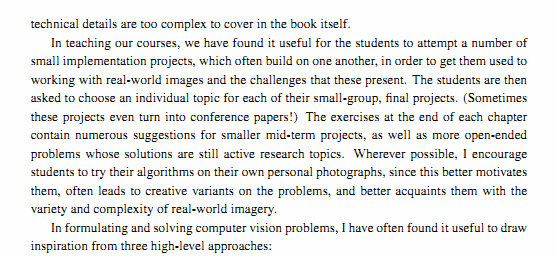
//> input picture src/ProjectsCpp/CoreFunctions/DiscreteFourierTransform/Resources/imageTextN.png, 556 x 257 px
$ ./discrete_fourier_transform   (built with g++ and OpenCV 4)
//> lines starting //> are read from the running program, lines starting //| are printed output that depends on the picture
//
// Created by shawn on 2020/3/11.
//

#include <iostream>
#include <opencv2/opencv.hpp>
#include <opencv2/core.hpp>
#include <opencv2/imgproc.hpp>
#include <opencv2/imgcodecs.hpp>
#include <opencv2/highgui.hpp>

using namespace cv;
using namespace std;

int main(int, char**)
{
    string filename = "imageTextN.png";
//    string filename = "imageTextR.png";
    Mat image = imread(filename, IMREAD_GRAYSCALE);
//> image: 257 rows x 556 cols, CV_8UC1; min 1, max 254, mean 232.6
    if (image.empty()){
        cout << "文件加载失败！-"<< filename << endl;
        return EXIT_FAILURE;
    }

    Mat imageCopy = image.clone();


    // 将输入图像扩大到最佳尺寸
    Mat padded;
    int m = getOptimalDFTSize(image.rows);
//> m = 270
    int n = getOptimalDFTSize(image.cols);
//> n = 576
    copyMakeBorder(image, padded, 0, m-image.rows, 0, n-image.cols, BORDER_CONSTANT,
            Scalar::all(0));
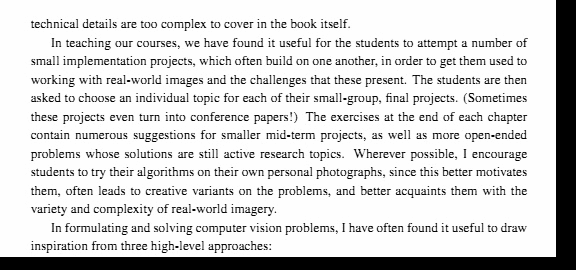
//> padded: 270 rows x 576 cols, CV_8UC1; min 0, max 254, mean 213.7

    Mat planes[]={Mat_<float>(padded), Mat::zeros(padded.size(), CV_32F)};
//> planes[1]: 270 rows x 576 cols, CV_32FC1; every value is 0
    Mat complexImage;
    // 吧一个zeros通道和扩展通道合并在一起
    merge(planes, 2, complexImage);

    // dft是一个in-place操作
    dft(complexImage, complexImage);

    // 将DFT实数和虚数部分变换成幅值
    split(complexImage, planes);// planes[0]为DFT变换结果的实部，planes[1]为虚部
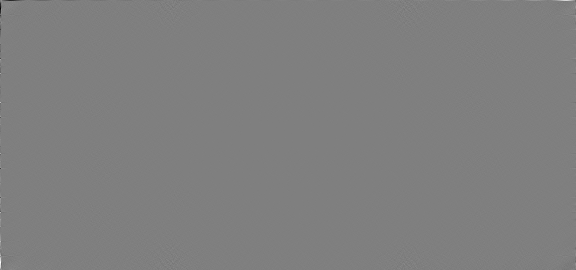
//> planes[1]: 270 rows x 576 cols, CV_32FC1; min -1573508.5, max 1573508.5, mean 0; drawn with min black and max white
    magnitude(planes[0], planes[1], planes[0]);// 如此planes[0]存储的幅值大小

    Mat magImage = planes[0];

    // 将幅值转换到对数空间
    magImage += Scalar::all(1);
    log(magImage, magImage);

    // 如果图像的尺寸是奇数的话对图像进行裁剪并重新排列
    magImage = magImage(Rect(0, 0, magImage.cols & -2, magImage.rows & -2));

    // 重新排列Fourier图像的象限，使得图像的中心在象限的原点
    int cx = magImage.cols/2;
//> cx = 288
    int cy = magImage.rows/2;
//> cy = 135

    Mat q0(magImage, Rect(0,0,cx,cy));  // 左上
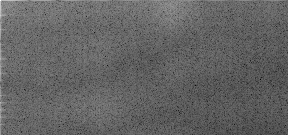
//> q0: 135 rows x 288 cols, CV_32FC1; min 3.8, max 17.32, mean 9.1; drawn with min black and max white
    Mat q1(magImage, Rect(cx, 0, cx, cy));  // 右上
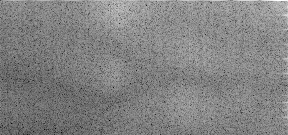
//> q1: 135 rows x 288 cols, CV_32FC1; min 4.15, max 14, mean 9.2; drawn with min black and max white
    Mat q2(magImage, Rect(0, cy, cx, cy));  // 左下
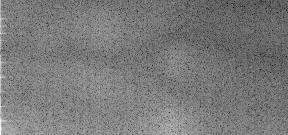
//> q2: 135 rows x 288 cols, CV_32FC1; min 4.15, max 14.68, mean 9.19; drawn with min black and max white
    Mat q3(magImage, Rect(cx, cy, cx, cy));     // 右下
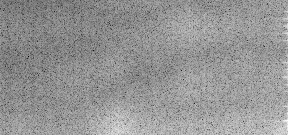
//> q3: 135 rows x 288 cols, CV_32FC1; min 3.8, max 12.8, mean 9.07; drawn with min black and max white

    Mat tmp;    //交换象限 (左上与右下交换)
    q0.copyTo(tmp);
    q3.copyTo(q0);
    tmp.copyTo(q3);

    //交换象限 (右上与左下)
    q1.copyTo(tmp);
    q2.copyTo(q1);
    tmp.copyTo(q2);
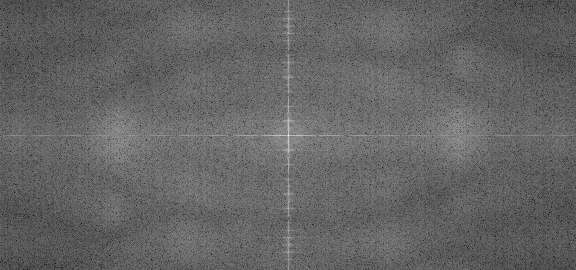
//> magImage: 270 rows x 576 cols, CV_32FC1; min 3.8, max 17.32, mean 9.14; drawn with min black and max white


    // 将幅度矩阵转化为0~1之间的浮点型数据方便显示
    normalize(magImage, magImage, 0, 1, NORM_MINMAX);

    imshow("input image", image);
    imshow("spectrum magnitude", magImage);
    waitKey();
    return EXIT_SUCCESS;
}

$ run again, with src/ProjectsCpp/CoreFunctions/DiscreteFourierTransform/Resources/imageTextR.png copied over src/ProjectsCpp/CoreFunctions/DiscreteFourierTransform/Resources/imageTextN.png
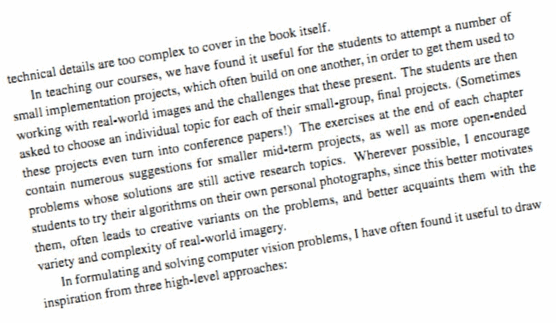
//> input picture src/ProjectsCpp/CoreFunctions/DiscreteFourierTransform/Resources/imageTextR.png, 556 x 323 px
//> `Mat q3(magImage, Rect(cx, cy, cx, cy));`:
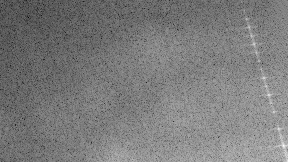
//> q3: 162 rows x 288 cols, CV_32FC1; min 2.08, max 14.66, mean 8.2; drawn with min black and max white
//> `tmp.copyTo(q2);`:
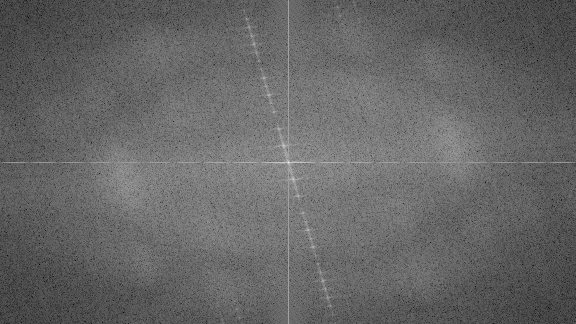
//> magImage: 324 rows x 576 cols, CV_32FC1; min 2.08, max 17.56, mean 8.29; drawn with min black and max white
